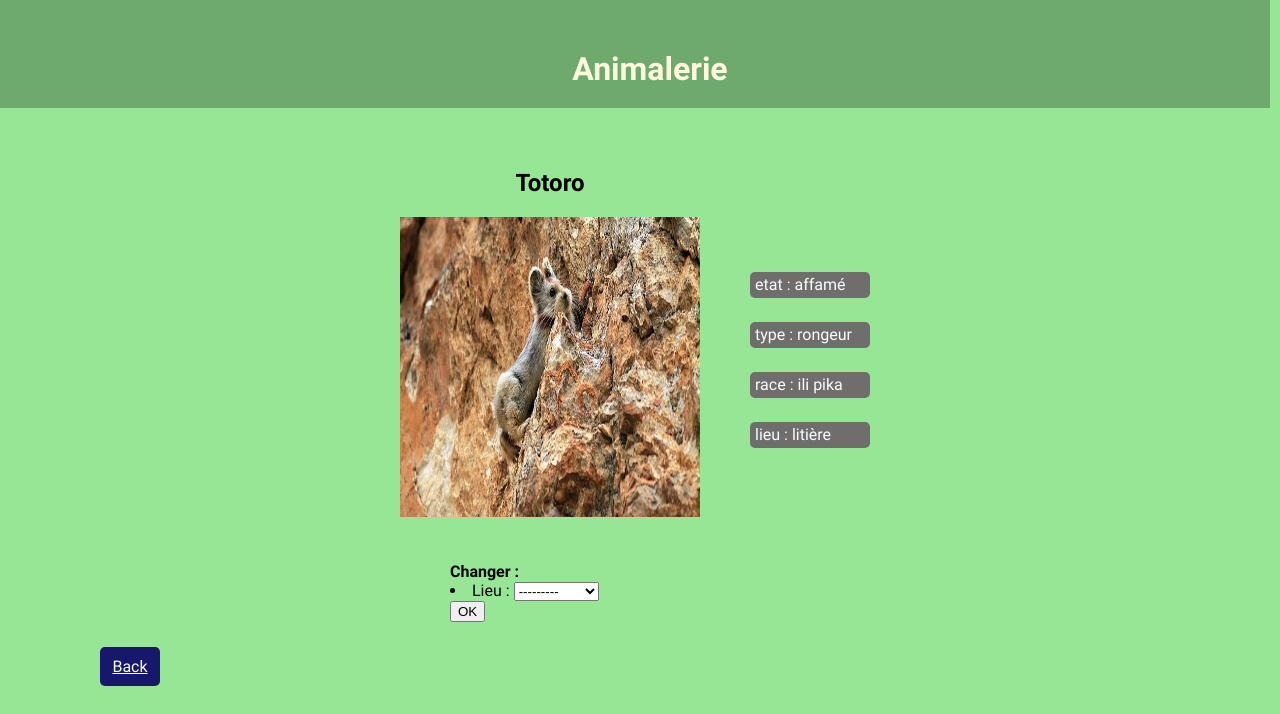
Page /animal/Totoro/ on the committed database.
### blog/models.py (models this page shows, shortened)
class Animal(models.Model):
    id_animal = models.CharField(max_length=100, primary_key=True)
    etat = models.CharField(max_length=20)
    type = models.CharField(max_length=20)
    race = models.CharField(max_length=20)
    photo = models.CharField(max_length=200)
    lieu = models.ForeignKey(Equipement, on_delete=models.CASCADE)

class Equipement(models.Model):
    id_equip = models.CharField(max_length=100, primary_key=True)
    disponibilite = models.CharField(max_length=20)
    photo = models.CharField(max_length=200)
    def __str__(self):
        return self.id_equip

### blog/views.py (the view)
# urls.py: path('animal/<str:id_animal>/', views.animal_detail, name='animal_detail'),
def animal_detail(request, id_animal):
    mangeoire = get_object_or_404(Equipement, id_equip='mangeoire')
    roue = get_object_or_404(Equipement, id_equip='roue')
    nid = get_object_or_404(Equipement, id_equip='nid')
    litière = get_object_or_404(Equipement, id_equip='litière')
    animal = get_object_or_404(Animal, id_animal=id_animal)
    ancien_lieu = get_object_or_404(Equipement, id_equip=animal.lieu)
    if request.method == "POST":
        form = MoveForm(request.POST, instance=animal)
        if form.is_valid():
            if form.data['lieu'] == 'mangeoire':
                if mangeoire.disponibilite == 'occupé':
                    return render(request ,"blog/animal_detail.html", {'animal': animal, 'message': "Impossible, le mangeoire est occupé"})
                elif animal.etat == 'affamé' and mangeoire.disponibilite == 'libre':
                    ancien_lieu.disponibilite = "libre"
                    ancien_lieu.save()
                    animal.etat = 'repus'
                    form.save()
                    nouveau_lieu = get_object_or_404(Equipement, id_equip=animal.lieu)
                    nouveau_lieu.disponibilite = "occupé"
                    nouveau_lieu.save()
                    animal.save()
                    return redirect('animal_list')
                else:
                    if ancien_lieu!= litière:
                        ancien_lieu.disponibilite = "occupé"
                        ancien_lieu.save()
                        form.save(commit=False)
                    return render(request ,"blog/animal_detail.html", {'animal': animal, 'message': f"Impossible, {animal} n'est pas affamé"})
            elif form.data['lieu'] == 'roue':
                if roue.disponibilite == 'occupé':
                    return render(request ,"blog/animal_detail.html", {'animal': animal, 'message': f"Impossible, la roue est occupée"})
                elif animal.etat == 'repus' and roue.disponibilite == 'libre':
                    ancien_lieu.disponibilite = "libre"
                    ancien_lieu.save()
                    animal.etat = 'fatigué'
                    form.save()
                    nouveau_lieu = get_object_or_404(Equipement, id_equip=animal.lieu)
                    nouveau_lieu.disponibilite = "occupé"
                    nouveau_lieu.save()
                    animal.save()
                    return redirect('animal_list')
                else:
                    if ancien_lieu!= litière:
                        ancien_lieu.disponibilite = "occupé"
                        ancien_lieu.save()
                        form.save(commit=False)
                    return render(request ,"blog/animal_detail.html", {'animal': animal, 'message': f"Impossible, {animal} n'est pas repus"})
            elif form.data['lieu'] == 'nid':
                if nid.disponibilite == 'occupé':
                    return render(request ,"blog/animal_detail.html", {'animal': animal, 'message': f"Impossible, le nid est occupé"})
                elif animal.etat == 'fatigué' and nid.disponibilite == 'libre':
                    ancien_lieu.disponibilite = "libre"
                    ancien_lieu.save()
                    animal.etat = 'endormis'
                    form.save()
                    nouveau_lieu = get_object_or_404(Equipement, id_equip=animal.lieu)
                    nouveau_lieu.disponibilite = "occupé"
                    nouveau_lieu.save()
                    animal.save()
                    return redirect('animal_list')
                else:
                    if ancien_lieu!= litière:
                        ancien_lieu.disponibilite = "occupé"
                        ancien_lieu.save()
                        form.save(commit=False)
                    return render(request ,"blog/animal_detail.html", {'animal': animal, 'message': f"Impossible, {animal} n'est pas fatigué"})
            elif form.data['lieu'] == 'litière':
                if litière.disponibilite == 'occupé':
                    return render(request ,"blog/animal_detail.html", {'animal': animal, 'message': f"Impossible, la litière est occupée"})
                elif animal.etat == 'endormis' and litière.disponibilite == 'libre':
                    ancien_lieu.disponibilite = "libre"
                    ancien_lieu.save()
                    animal.etat = 'affamé'
                    form.save()
                    nouveau_lieu = get_object_or_404(Equipement, id_equip=animal.lieu)
                    nouveau_lieu.disponibilite = "libre"
                    nouveau_lieu.save()
                    animal.save()
                    return redirect('animal_list')
                else:
                    if ancien_lieu!= litière:
                        ancien_lieu.disponibilite = "occupé"
                        ancien_lieu.save()
                        form.save(commit=False)
                    return render(request ,"blog/animal_detail.html", {'animal': animal, 'message': f"Impossible, {animal} n'est pas endormi"})
        else:
            form = MoveForm()
    else:
        form = MoveForm()
    return render(request, 'blog/animal_detail.html', {'animal': animal, 'lieu': animal.lieu, 'form': form})

### blog/forms.py
class MoveForm(forms.ModelForm):
    class Meta:
        model = Animal
        fields = ('lieu',)

### blog/templates/blog/animal_detail.html
{% extends 'blog/base.html' %}
{% load static %}
{% block content %}
<div>
    {% if message %}
    <div class="message">
        <div class='texte-message'>{{message}}</div>
    </div>
    <div class='back'><a href="{% url 'animal_list' %}">Back</a></div>
    {% else %}
    <div class="animal">
        <h2 class='titre_animal'>{{ animal.id_animal }}</h2>
        <div class="description">
            <div class="etat_detail"> etat : {{ animal.etat }}</div>
            <div class="type_detail"> type : {{ animal.type }}</div>
            <div class="race_detail"> race : {{ animal.race }}</div>
            <div class="lieu_detail"> lieu : {{ animal.lieu }}</div>
        </div>
        <div class="photo_detail">
            <img src="/{{animal.photo}}" width="300" height="300">
        </div>
    </div>
    <div class="centrer">
        <form method="POST" class="post-form">{% csrf_token %}
            <b> Changer : </b> {{ form.as_ul }}
            <button type="submit" class="btn btn-outline-light">OK</button>
        </form>
    </div>
    <div class='back_bis'><a href="{% url 'animal_list' %}">Back</a></div>
    {% endif %}
</div>
{% endblock %}

### blog/static/css/blog.css (style rules this page uses)
body { width: 100%; max-width: 1100px; margin: 0 0px; background-color: rgb(150, 230, 150); font-family: 'Urbanist', sans-serif; }
h2 { text-align: center; }
a { color: #fafdfd; }
.animal { display: grid; grid-template-columns: 300px 300px 300px; padding: 20px 0; margin: 0px 100px; background-color: rgb(150, 230, 150); width: 905px }
.titre_animal { grid-column: 2; grid-row: 1; text-align: center; }
.description { display: grid; grid-column: 3; grid-row: 3; border-radius: 5px; margin: 50px; }
.photo_detail { grid-column: 2; grid-row: 3; }
.etat_detail { grid-row: 1; border-radius: 5px; border-color: rgb(255, 255, 255); background-color: #706d6d; color: #fafdfd; padding: 3px 5px; margin: 5px 0; width: 110; height: 20; }
.type_detail { grid-row: 2; border-radius: 5px; border-color: rgb(255, 255, 255); background-color: #706d6d; color: #fafdfd; padding: 3px 5px; margin: 5px 0; width: 110; height: 20; }
.race_detail { grid-row: 3; border-radius: 5px; border-color: rgb(255, 255, 255); background-color: #706d6d; color: #fafdfd; padding: 3px 5px; margin: 5px 0; width: 110; height: 20; }
.lieu_detail { grid-row: 4; border-radius: 5px; border-color: rgb(255, 255, 255); background-color: #706d6d; color: #fafdfd; padding: 3px 5px; margin: 5px 0; width: 110; height: 20; }
.centrer { margin: 25px 450; }
.back_bis { border-radius: 5px; border-color: rgb(255, 255, 255); padding: 10px 5px; margin: 20px 100px; background-color: rgb(23, 23, 107); width: 50; text-align: center; }

### rows in the picture
Animal: id_animal "Totoro", etat "affamé", type "rongeur", race "ili pika", lieu "litière", photo (picture)
